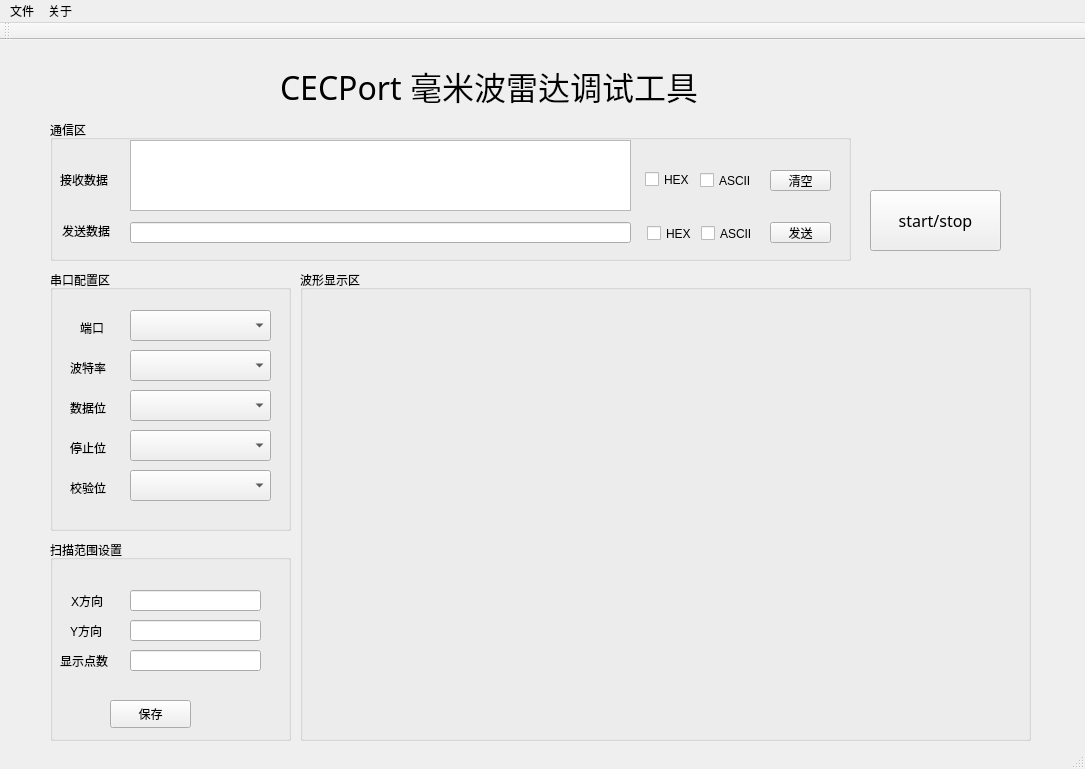
<?xml version="1.0" encoding="UTF-8"?>
<ui version="4.0">
 <class>MainWindow</class>
 <widget class="QMainWindow" name="MainWindow">
  <property name="geometry">
   <rect>
    <x>0</x>
    <y>0</y>
    <width>1085</width>
    <height>769</height>
   </rect>
  </property>
  <property name="windowTitle">
   <string>MainWindow</string>
  </property>
  <widget class="QWidget" name="centralWidget">
   <widget class="QGroupBox" name="SerialCfgGroupBox">
    <property name="geometry">
     <rect>
      <x>50</x>
      <y>230</y>
      <width>241</width>
      <height>261</height>
     </rect>
    </property>
    <property name="title">
     <string>串口配置区</string>
    </property>
    <widget class="QLabel" name="StopBitLabel">
     <property name="geometry">
      <rect>
       <x>20</x>
       <y>170</y>
       <width>51</width>
       <height>16</height>
      </rect>
     </property>
     <property name="text">
      <string>停止位</string>
     </property>
    </widget>
    <widget class="QLabel" name="PortLabel">
     <property name="geometry">
      <rect>
       <x>30</x>
       <y>50</y>
       <width>41</width>
       <height>16</height>
      </rect>
     </property>
     <property name="text">
      <string>端口</string>
     </property>
    </widget>
    <widget class="QLabel" name="BaudLabel">
     <property name="geometry">
      <rect>
       <x>20</x>
       <y>90</y>
       <width>51</width>
       <height>16</height>
      </rect>
     </property>
     <property name="text">
      <string>波特率</string>
     </property>
    </widget>
    <widget class="QComboBox" name="BaudComboBox">
     <property name="geometry">
      <rect>
       <x>80</x>
       <y>80</y>
       <width>141</width>
       <height>31</height>
      </rect>
     </property>
    </widget>
    <widget class="QLabel" name="ParityBitLabel">
     <property name="geometry">
      <rect>
       <x>20</x>
       <y>210</y>
       <width>51</width>
       <height>16</height>
      </rect>
     </property>
     <property name="text">
      <string>校验位</string>
     </property>
    </widget>
    <widget class="QComboBox" name="DataBitComboBox">
     <property name="geometry">
      <rect>
       <x>80</x>
       <y>120</y>
       <width>141</width>
       <height>31</height>
      </rect>
     </property>
    </widget>
    <widget class="QComboBox" name="StopBitComboBox">
     <property name="geometry">
      <rect>
       <x>80</x>
       <y>160</y>
       <width>141</width>
       <height>31</height>
      </rect>
     </property>
    </widget>
    <widget class="QComboBox" name="PortComboBox">
     <property name="geometry">
      <rect>
       <x>80</x>
       <y>40</y>
       <width>141</width>
       <height>31</height>
      </rect>
     </property>
    </widget>
    <widget class="QLabel" name="DataBitLabel">
     <property name="geometry">
      <rect>
       <x>20</x>
       <y>130</y>
       <width>51</width>
       <height>16</height>
      </rect>
     </property>
     <property name="text">
      <string>数据位</string>
     </property>
    </widget>
    <widget class="QComboBox" name="ParityBitComboBox">
     <property name="geometry">
      <rect>
       <x>80</x>
       <y>200</y>
       <width>141</width>
       <height>31</height>
      </rect>
     </property>
    </widget>
   </widget>
   <widget class="QGroupBox" name="ScanRangeGroupBox">
    <property name="geometry">
     <rect>
      <x>50</x>
      <y>500</y>
      <width>241</width>
      <height>201</height>
     </rect>
    </property>
    <property name="title">
     <string>扫描范围设置</string>
    </property>
    <widget class="QLineEdit" name="XRangeLineEdit">
     <property name="geometry">
      <rect>
       <x>80</x>
       <y>50</y>
       <width>131</width>
       <height>21</height>
      </rect>
     </property>
    </widget>
    <widget class="QLineEdit" name="YRangeLineEdit">
     <property name="geometry">
      <rect>
       <x>80</x>
       <y>80</y>
       <width>131</width>
       <height>21</height>
      </rect>
     </property>
    </widget>
    <widget class="QLineEdit" name="PointNumLineEdit">
     <property name="geometry">
      <rect>
       <x>80</x>
       <y>110</y>
       <width>131</width>
       <height>21</height>
      </rect>
     </property>
    </widget>
    <widget class="QLabel" name="XLabel">
     <property name="geometry">
      <rect>
       <x>21</x>
       <y>53</y>
       <width>41</width>
       <height>16</height>
      </rect>
     </property>
     <property name="text">
      <string>X方向</string>
     </property>
    </widget>
    <widget class="QLabel" name="YLabel">
     <property name="geometry">
      <rect>
       <x>20</x>
       <y>83</y>
       <width>41</width>
       <height>16</height>
      </rect>
     </property>
     <property name="text">
      <string>Y方向</string>
     </property>
    </widget>
    <widget class="QLabel" name="PointNumLabel">
     <property name="geometry">
      <rect>
       <x>10</x>
       <y>113</y>
       <width>72</width>
       <height>15</height>
      </rect>
     </property>
     <property name="text">
      <string>显示点数</string>
     </property>
    </widget>
    <widget class="QPushButton" name="SaveScanRangePushButton">
     <property name="geometry">
      <rect>
       <x>60</x>
       <y>160</y>
       <width>81</width>
       <height>28</height>
      </rect>
     </property>
     <property name="text">
      <string>保存</string>
     </property>
    </widget>
   </widget>
   <widget class="QGroupBox" name="ComGroupBox">
    <property name="geometry">
     <rect>
      <x>50</x>
      <y>80</y>
      <width>801</width>
      <height>141</height>
     </rect>
    </property>
    <property name="title">
     <string>通信区</string>
    </property>
    <widget class="QLabel" name="SendDataLabel">
     <property name="geometry">
      <rect>
       <x>12</x>
       <y>103</y>
       <width>61</width>
       <height>16</height>
      </rect>
     </property>
     <property name="text">
      <string>发送数据</string>
     </property>
    </widget>
    <widget class="QLineEdit" name="SendDatalineEdit">
     <property name="geometry">
      <rect>
       <x>80</x>
       <y>102</y>
       <width>501</width>
       <height>21</height>
      </rect>
     </property>
    </widget>
    <widget class="QLabel" name="RecDataLabel">
     <property name="geometry">
      <rect>
       <x>10</x>
       <y>52</y>
       <width>61</width>
       <height>16</height>
      </rect>
     </property>
     <property name="text">
      <string>接收数据</string>
     </property>
    </widget>
    <widget class="QCheckBox" name="HEXRecCheckBox">
     <property name="geometry">
      <rect>
       <x>595</x>
       <y>49</y>
       <width>51</width>
       <height>21</height>
      </rect>
     </property>
     <property name="text">
      <string>HEX</string>
     </property>
    </widget>
    <widget class="QCheckBox" name="AsciiRecCheckBox">
     <property name="geometry">
      <rect>
       <x>650</x>
       <y>51</y>
       <width>71</width>
       <height>19</height>
      </rect>
     </property>
     <property name="text">
      <string>ASCII</string>
     </property>
    </widget>
    <widget class="QPushButton" name="RecClearPushButton">
     <property name="geometry">
      <rect>
       <x>720</x>
       <y>50</y>
       <width>61</width>
       <height>21</height>
      </rect>
     </property>
     <property name="text">
      <string>清空</string>
     </property>
    </widget>
    <widget class="QCheckBox" name="HEXSendCheckBox">
     <property name="geometry">
      <rect>
       <x>597</x>
       <y>103</y>
       <width>51</width>
       <height>21</height>
      </rect>
     </property>
     <property name="text">
      <string>HEX</string>
     </property>
    </widget>
    <widget class="QCheckBox" name="AsciiSendCheckBox">
     <property name="geometry">
      <rect>
       <x>651</x>
       <y>104</y>
       <width>71</width>
       <height>19</height>
      </rect>
     </property>
     <property name="text">
      <string>ASCII</string>
     </property>
    </widget>
    <widget class="QPushButton" name="SendPushButton">
     <property name="geometry">
      <rect>
       <x>720</x>
       <y>102</y>
       <width>61</width>
       <height>21</height>
      </rect>
     </property>
     <property name="text">
      <string>发送</string>
     </property>
    </widget>
    <widget class="QTextBrowser" name="RecDataTextBrowser">
     <property name="geometry">
      <rect>
       <x>80</x>
       <y>20</y>
       <width>501</width>
       <height>71</height>
      </rect>
     </property>
    </widget>
   </widget>
   <widget class="QGroupBox" name="WaveDisplayGroupBox">
    <property name="geometry">
     <rect>
      <x>300</x>
      <y>230</y>
      <width>731</width>
      <height>471</height>
     </rect>
    </property>
    <property name="title">
     <string>波形显示区</string>
    </property>
    <widget class="QCustomPlot" name="WaveWidget" native="true">
     <property name="geometry">
      <rect>
       <x>30</x>
       <y>50</y>
       <width>671</width>
       <height>391</height>
      </rect>
     </property>
     <property name="cursor">
      <cursorShape>CrossCursor</cursorShape>
     </property>
     <property name="mouseTracking">
      <bool>true</bool>
     </property>
    </widget>
   </widget>
   <widget class="QPushButton" name="StartPushButton">
    <property name="geometry">
     <rect>
      <x>870</x>
      <y>150</y>
      <width>131</width>
      <height>61</height>
     </rect>
    </property>
    <property name="font">
     <font>
      <family>仿宋</family>
      <pointsize>12</pointsize>
     </font>
    </property>
    <property name="text">
     <string>start/stop</string>
    </property>
   </widget>
   <widget class="QLabel" name="IndicateLabel">
    <property name="geometry">
     <rect>
      <x>891</x>
      <y>54</y>
      <width>91</width>
      <height>91</height>
     </rect>
    </property>
    <property name="text">
     <string/>
    </property>
    <property name="pixmap">
     <pixmap resource="resource.qrc">:/new/images/Resouce/image.png</pixmap>
    </property>
   </widget>
   <widget class="QLabel" name="TitleLabel">
    <property name="geometry">
     <rect>
      <x>280</x>
      <y>15</y>
      <width>521</width>
      <height>61</height>
     </rect>
    </property>
    <property name="font">
     <font>
      <family>仿宋</family>
      <pointsize>24</pointsize>
     </font>
    </property>
    <property name="text">
     <string>CECPort 毫米波雷达调试工具</string>
    </property>
   </widget>
  </widget>
  <widget class="QMenuBar" name="menuBar">
   <property name="geometry">
    <rect>
     <x>0</x>
     <y>0</y>
     <width>1085</width>
     <height>26</height>
    </rect>
   </property>
   <widget class="QMenu" name="FileMenu">
    <property name="title">
     <string>文件</string>
    </property>
   </widget>
   <widget class="QMenu" name="AboutMenu">
    <property name="title">
     <string>关于</string>
    </property>
   </widget>
   <addaction name="FileMenu"/>
   <addaction name="AboutMenu"/>
  </widget>
  <widget class="QToolBar" name="mainToolBar">
   <attribute name="toolBarArea">
    <enum>TopToolBarArea</enum>
   </attribute>
   <attribute name="toolBarBreak">
    <bool>false</bool>
   </attribute>
  </widget>
  <widget class="QStatusBar" name="statusBar"/>
 </widget>
 <layoutdefault spacing="6" margin="11"/>
 <customwidgets>
  <customwidget>
   <class>QCustomPlot</class>
   <extends>QWidget</extends>
   <header location="global">Qcustomplot/qcustomplot.h</header>
   <container>1</container>
  </customwidget>
 </customwidgets>
 <resources>
  <include location="resource.qrc"/>
 </resources>
 <connections/>
</ui>
